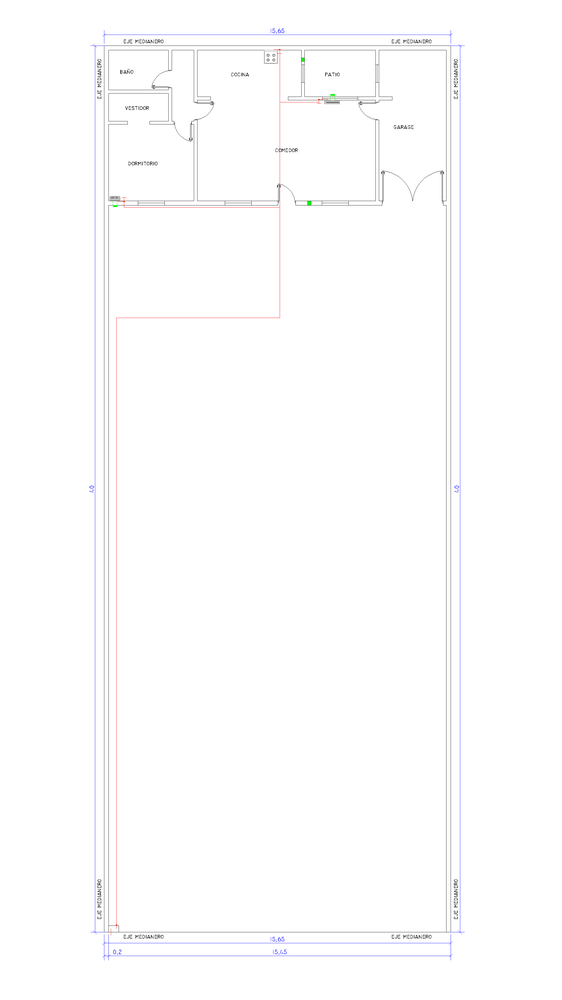
#> input picture backend/app/imagen_entrada/planta_1.png, 562 x 1000 px, shrunk from 2160 x 3840 before the run, found by its file name
$ python _5_0_1_detectar_medidor.py
#> lines starting #> are read from the running program, lines starting #| are printed output that depends on the picture; after the words box and inside, x2 and y2 are one past the last pixel; in counts of white or black regions, pixels touching at a corner belong together
#> in proceso_principal_medidor, image is the input picture: shape (1000, 562, 3); mean B, G, R 253.6, 253.1, 253.3
import cv2
import numpy as np
import os

def encontrar_medidor_por_ubicacion_fija(image, resolucion):
#> called with resolucion = 15.65
    ancho_medidor=0.40
    alto_medidor=0.30
    tolerancia=20
    height, width, _ = image.shape
#> height = 1000; width = 562
    metros_a_pixeles = width / resolucion  # Resolución horizontal (metros en la parte inferior)
#> metros_a_pixeles = 35.91

    # Dimensiones del medidor en píxeles
    ancho_medidor_px = int(ancho_medidor * metros_a_pixeles)
#> ancho_medidor_px = 14
    alto_medidor_px = int(alto_medidor * metros_a_pixeles)
#> alto_medidor_px = 10

    # Solo uso el 10% inferior de la imagen
    y_inferior = int(height * 0.90)
#> y_inferior = 900
    sub_image = image[y_inferior:, :]
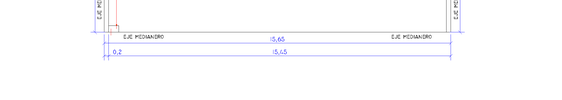
#> sub_image: shape (100, 562, 3); mean B, G, R 253.7, 252.2, 252.2
    gray = cv2.cvtColor(sub_image, cv2.COLOR_BGR2GRAY)
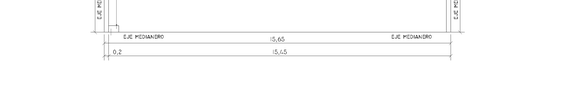
#> gray: shape (100, 562); min 78, max 255, mean 252.4
    edged = cv2.Canny(gray, 50, 150)
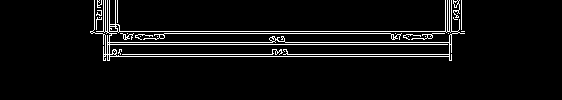
#> edged: shape (100, 562); 5.3% white in thin lines or dots, all inside (x1, y1, x2, y2) = (90, 0, 465, 61)
    contours, _ = cv2.findContours(edged, cv2.RETR_TREE, cv2.CHAIN_APPROX_SIMPLE)
#> contours = 50 contours, 43 with area under 20; largest, box (x1, y1, x2, y2) and area: (90, 0, 465, 61) 8665, (109, 39, 450, 57) 4734, (108, 31, 459, 43) 3705, (143, 33, 402, 40) 38, (109, 26, 118, 32) 32, (453, 0, 460, 18) 30, (411, 33, 445, 40) 22

    # Buscar el primer rectángulo desde la esquina inferior izquierda que coincida con las dimensiones del medidor
    for contour in contours:
        x, y, w, h = cv2.boundingRect(contour)
        if (ancho_medidor_px - tolerancia) <= w <= (ancho_medidor_px + tolerancia) and (alto_medidor_px - tolerancia) <= h <= (alto_medidor_px + tolerancia):
            x_abs = x
            y_abs = y + y_inferior

            # Crear una nueva imagen que contenga solo el medidor
            medidor_sin_fondo = np.zeros_like(image)
            medidor_sin_fondo[y_abs:y_abs+h, x_abs:x_abs+w] = image[y_abs:y_abs+h, x_abs:x_abs+w]

            # Guardar la imagen del medidor sin fondo
            cv2.imwrite('/home/Maia/planeargas/backend/app/detecciones/medidor_sin_fondo.png', medidor_sin_fondo)

            # Retornar las coordenadas y dimensiones del medidor
            return (x_abs, y_abs, w, h)
#> this loop made 1 pass
#> (contour, x, y, w, h, x_abs, y_abs) on pass 1: ([[461, 31], [464, 31]], 461, 31, 4, 1, 461, 931)

    return None

def guardar_ubicacion_txt(x_abs, y_abs, w, h, output_txt_path):
   # Cargo el txt con la info del medidor
    with open(output_txt_path, 'w') as file:
        file.write(f"Coordenadas del medidor de gas:\n")
        file.write(f"Posición X: {x_abs} píxeles\n")
        file.write(f"Posición Y: {y_abs} píxeles\n")
        file.write(f"Ancho del medidor: {w} píxeles\n")
        file.write(f"Alto del medidor: {h} píxeles\n")
    print(f"Ubicación guardada en {output_txt_path}")


def proceso_principal_medidor(image_path, resolucion):
    if os.path.exists(image_path):
        image = cv2.imread(image_path)
        if image is None:
            print(f"Error: No se pudo cargar la imagen en {image_path}. Verifica el archivo y la ruta.")
        else:
            # Ejecutar la función para encontrar el medidor
            medidor_coordenadas = encontrar_medidor_por_ubicacion_fija(image,resolucion)
#> medidor_coordenadas = (461, 931, 4, 1)

            if medidor_coordenadas:
                x_abs, y_abs, w, h = medidor_coordenadas
#> x_abs = 461; y_abs = 931; w = 4; h = 1
                print(f"Medidor encontrado en las coordenadas (x, y): ({x_abs}, {y_abs}) con ancho: {w} y alto: {h} píxeles")
#| Medidor encontrado en las coordenadas (x, y): (461, 931) con ancho: 4 y alto: 1 píxeles
                output_txt_path = '/home/Maia/planeargas/backend/app/detecciones/ubicacion_medidor.txt'
                guardar_ubicacion_txt(x_abs, y_abs, w, h, output_txt_path)
            else:
                print("Medidor no encontrado")
    else:
        print(f"Error: La ruta {image_path} no existe. Verifica si el archivo está en la ubicación correcta.")

ruta = '/home/Maia/planeargas/backend/app/imagen_entrada/planta_1.png'
resolucion = 15.65
proceso_principal_medidor(ruta,resolucion)

$ run again, with backend/app/imagen_entrada/planta_2.png copied over backend/app/imagen_entrada/planta_1.png
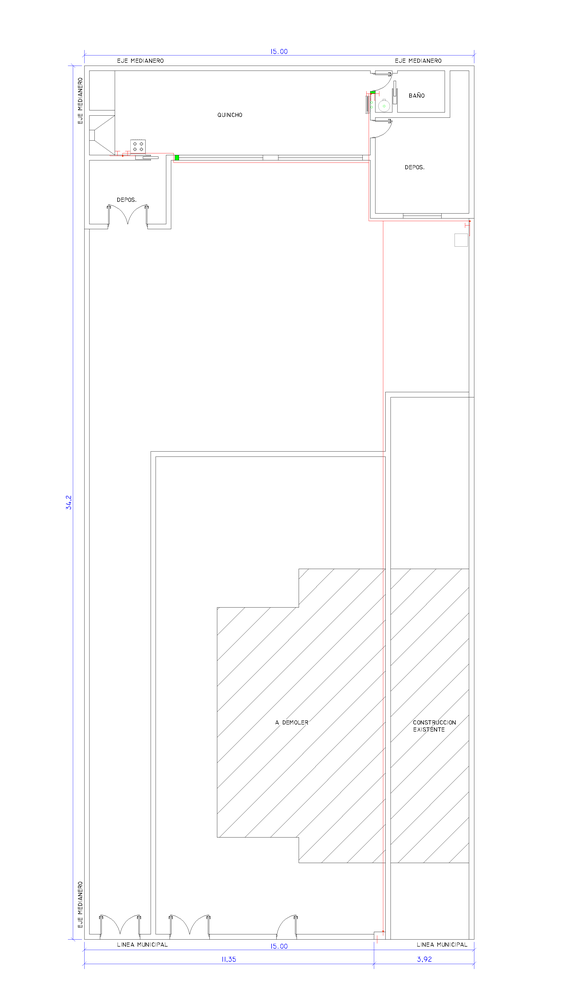
#> input picture backend/app/imagen_entrada/planta_2.png, 562 x 1000 px, shrunk from 2160 x 3840 before the run, found by its file name
#> in proceso_principal_medidor, image is the input picture: shape (1000, 562, 3); mean B, G, R 252.6, 252.3, 252.4
#> in encontrar_medidor_por_ubicacion_fija, `gray = cv2.cvtColor(sub_image, cv2.COLOR_BGR2GRAY)`:
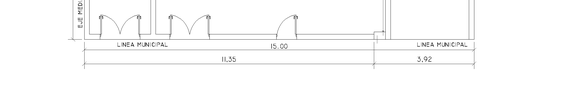
#> gray: shape (100, 562); min 63, max 255, mean 251.1
#> in encontrar_medidor_por_ubicacion_fija, `edged = cv2.Canny(gray, 50, 150)`:
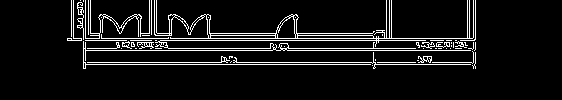
#> edged: shape (100, 562); 7.7% white in thin lines or dots, all inside (x1, y1, x2, y2) = (67, 0, 476, 69)
#> contours = 108 contours, 86 with area under 20; largest, box (x1, y1, x2, y2) and area: (83, 0, 474, 69) 1295, (276, 16, 296, 39) 290, (297, 35, 374, 39) 226, (210, 35, 276, 39) 193, (85, 0, 150, 39) 128
#> the loop in encontrar_medidor_por_ubicacion_fija, `for contour in contours:` made 1 pass
#> (x, y, w, h, x_abs, y_abs) on pass 1: (372, 65, 1, 1, 372, 965)
#> medidor_coordenadas = (372, 965, 1, 1)
#> in proceso_principal_medidor, `x_abs, y_abs, w, h = medidor_coordenadas`: x_abs = 372; y_abs = 965; w = 1
#| Medidor encontrado en las coordenadas (x, y): (372, 965) con ancho: 1 y alto: 1 píxeles
